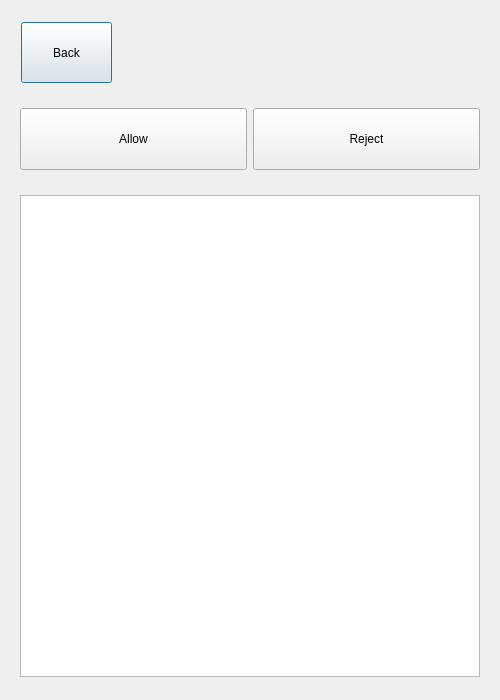
<?xml version="1.0" encoding="UTF-8"?>
<ui version="4.0">
 <class>F_BeAdd</class>
 <widget class="QDialog" name="F_BeAdd">
  <property name="geometry">
   <rect>
    <x>0</x>
    <y>0</y>
    <width>500</width>
    <height>700</height>
   </rect>
  </property>
  <property name="maximumSize">
   <size>
    <width>500</width>
    <height>700</height>
   </size>
  </property>
  <property name="windowTitle">
   <string>Dialog</string>
  </property>
  <layout class="QVBoxLayout" name="verticalLayout">
   <item>
    <widget class="QWidget" name="widget" native="true">
     <property name="maximumSize">
      <size>
       <width>16777215</width>
       <height>80</height>
      </size>
     </property>
     <widget class="QPushButton" name="Btn_Back">
      <property name="geometry">
       <rect>
        <x>10</x>
        <y>10</y>
        <width>91</width>
        <height>61</height>
       </rect>
      </property>
      <property name="text">
       <string>Back</string>
      </property>
     </widget>
    </widget>
   </item>
   <item>
    <widget class="QWidget" name="widget_2" native="true">
     <property name="maximumSize">
      <size>
       <width>16777215</width>
       <height>80</height>
      </size>
     </property>
     <layout class="QHBoxLayout" name="horizontalLayout">
      <item>
       <widget class="QPushButton" name="Btn_Allow">
        <property name="sizePolicy">
         <sizepolicy hsizetype="Minimum" vsizetype="Minimum">
          <horstretch>0</horstretch>
          <verstretch>0</verstretch>
         </sizepolicy>
        </property>
        <property name="text">
         <string>Allow</string>
        </property>
       </widget>
      </item>
      <item>
       <widget class="QPushButton" name="Btn_Reject">
        <property name="sizePolicy">
         <sizepolicy hsizetype="Minimum" vsizetype="Minimum">
          <horstretch>0</horstretch>
          <verstretch>0</verstretch>
         </sizepolicy>
        </property>
        <property name="text">
         <string>Reject</string>
        </property>
       </widget>
      </item>
     </layout>
    </widget>
   </item>
   <item>
    <widget class="QWidget" name="widget_3" native="true">
     <property name="maximumSize">
      <size>
       <width>16777215</width>
       <height>500</height>
      </size>
     </property>
     <layout class="QVBoxLayout" name="verticalLayout_2">
      <item>
       <widget class="QListView" name="List_BeAdd"/>
      </item>
     </layout>
    </widget>
   </item>
  </layout>
 </widget>
 <resources/>
 <connections/>
</ui>
